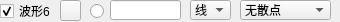
                   <widget class="QWidget" name="widget_6" native="true">
                    <property name="minimumSize">
                     <size>
                      <width>0</width>
                      <height>22</height>
                     </size>
                    </property>
                    <property name="maximumSize">
                     <size>
                      <width>16777215</width>
                      <height>22</height>
                     </size>
                    </property>
                    <widget class="QLineEdit" name="txtValueCurve6">
                     <property name="geometry">
                      <rect>
                       <x>110</x>
                       <y>0</y>
                       <width>71</width>
                       <height>20</height>
                      </rect>
                     </property>
                     <property name="text">
                      <string/>
                     </property>
                    </widget>
                    <widget class="QRadioButton" name="rdoBoldCurve6">
                     <property name="geometry">
                      <rect>
                       <x>90</x>
                       <y>3</y>
                       <width>16</width>
                       <height>16</height>
                      </rect>
                     </property>
                     <property name="text">
                      <string/>
                     </property>
                     <property name="checked">
                      <bool>false</bool>
                     </property>
                    </widget>
                    <widget class="QCheckBox" name="chkVisibleCurve6">
                     <property name="geometry">
                      <rect>
                       <x>0</x>
                       <y>3</y>
                       <width>53</width>
                       <height>16</height>
                      </rect>
                     </property>
                     <property name="text">
                      <string>波形6</string>
                     </property>
                     <property name="checked">
                      <bool>true</bool>
                     </property>
                    </widget>
                    <widget class="QPushButton" name="btnColourCurve6">
                     <property name="geometry">
                      <rect>
                       <x>60</x>
                       <y>0</y>
                       <width>21</width>
                       <height>21</height>
                      </rect>
                     </property>
                     <property name="text">
                      <string/>
                     </property>
                    </widget>
                    <widget class="QComboBox" name="cmbLineStyle6">
                     <property name="geometry">
                      <rect>
                       <x>190</x>
                       <y>0</y>
                       <width>41</width>
                       <height>20</height>
                      </rect>
                     </property>
                     <property name="currentIndex">
                      <number>1</number>
                     </property>
                     <item>
                      <property name="text">
                       <string>点</string>
                      </property>
                     </item>
                     <item>
                      <property name="text">
                       <string>线</string>
                      </property>
                     </item>
                     <item>
                      <property name="text">
                       <string>左</string>
                      </property>
                     </item>
                     <item>
                      <property name="text">
                       <string>右</string>
                      </property>
                     </item>
                     <item>
                      <property name="text">
                       <string>中</string>
                      </property>
                     </item>
                     <item>
                      <property name="text">
                       <string>积</string>
                      </property>
                     </item>
                    </widget>
                    <widget class="QComboBox" name="cmbScatterStyle6">
                     <property name="geometry">
                      <rect>
                       <x>240</x>
                       <y>0</y>
                       <width>91</width>
                       <height>20</height>
                      </rect>
                     </property>
                     <property name="focusPolicy">
                      <enum>Qt::WheelFocus</enum>
                     </property>
                     <property name="maxVisibleItems">
                      <number>20</number>
                     </property>
                     <item>
                      <property name="text">
                       <string>无散点</string>
                      </property>
                      <property name="icon">
                       <iconset resource="res.qrc">
                        <normaloff>:/pic/ssNone.png</normaloff>:/pic/ssNone.png</iconset>
                      </property>
                     </item>
                     <item>
                      <property name="text">
                       <string>x形</string>
                      </property>
                      <property name="icon">
                       <iconset resource="res.qrc">
                        <normaloff>:/pic/ssCross.png</normaloff>:/pic/ssCross.png</iconset>
                      </property>
                     </item>
                     <item>
                      <property name="text">
                       <string>+形</string>
                      </property>
                      <property name="icon">
                       <iconset resource="res.qrc">
                        <normaloff>:/pic/ssPlus.png</normaloff>:/pic/ssPlus.png</iconset>
                      </property>
                     </item>
                     <item>
                      <property name="text">
                       <string>空心圆</string>
                      </property>
                      <property name="icon">
                       <iconset resource="res.qrc">
                        <normaloff>:/pic/ssCircle.png</normaloff>:/pic/ssCircle.png</iconset>
                      </property>
                     </item>
                     <item>
                      <property name="text">
                       <string>实心圆</string>
                      </property>
                      <property name="icon">
                       <iconset resource="res.qrc">
                        <normaloff>:/pic/ssDisc.png</normaloff>:/pic/ssDisc.png</iconset>
                      </property>
                     </item>
                     <item>
                      <property name="text">
                       <string>矩形</string>
                      </property>
                      <property name="icon">
                       <iconset resource="res.qrc">
                        <normaloff>:/pic/ssSquare.png</normaloff>:/pic/ssSquare.png</iconset>
                      </property>
                     </item>
                     <item>
                      <property name="text">
                       <string>菱形</string>
                      </property>
                      <property name="icon">
                       <iconset resource="res.qrc">
                        <normaloff>:/pic/ssDiamond.png</normaloff>:/pic/ssDiamond.png</iconset>
                      </property>
                     </item>
                     <item>
                      <property name="text">
                       <string>星形</string>
                      </property>
                      <property name="icon">
                       <iconset resource="res.qrc">
                        <normaloff>:/pic/ssStar.png</normaloff>:/pic/ssStar.png</iconset>
                      </property>
                     </item>
                     <item>
                      <property name="text">
                       <string>正三角</string>
                      </property>
                      <property name="icon">
                       <iconset resource="res.qrc">
                        <normaloff>:/pic/ssTriangle.png</normaloff>:/pic/ssTriangle.png</iconset>
                      </property>
                     </item>
                     <item>
                      <property name="text">
                       <string>倒三角</string>
                      </property>
                      <property name="icon">
                       <iconset resource="res.qrc">
                        <normaloff>:/pic/ssTriangleInverted.png</normaloff>:/pic/ssTriangleInverted.png</iconset>
                      </property>
                     </item>
                     <item>
                      <property name="text">
                       <string>x框</string>
                      </property>
                      <property name="icon">
                       <iconset resource="res.qrc">
                        <normaloff>:/pic/ssCrossSquare.png</normaloff>:/pic/ssCrossSquare.png</iconset>
                      </property>
                     </item>
                     <item>
                      <property name="text">
                       <string>+框</string>
                      </property>
                      <property name="icon">
                       <iconset resource="res.qrc">
                        <normaloff>:/pic/ssPlusSquare.png</normaloff>:/pic/ssPlusSquare.png</iconset>
                      </property>
                     </item>
                     <item>
                      <property name="text">
                       <string>x圆</string>
                      </property>
                      <property name="icon">
                       <iconset resource="res.qrc">
                        <normaloff>:/pic/ssCrossCircle.png</normaloff>:/pic/ssCrossCircle.png</iconset>
                      </property>
                     </item>
                     <item>
                      <property name="text">
                       <string>+圆</string>
                      </property>
                      <property name="icon">
                       <iconset resource="res.qrc">
                        <normaloff>:/pic/ssPlusCircle.png</normaloff>:/pic/ssPlusCircle.png</iconset>
                      </property>
                     </item>
                     <item>
                      <property name="text">
                       <string>和平</string>
                      </property>
                      <property name="icon">
                       <iconset resource="res.qrc">
                        <normaloff>:/pic/ssPeace.png</normaloff>:/pic/ssPeace.png</iconset>
                      </property>
                     </item>
                    </widget>
                   </widget>
